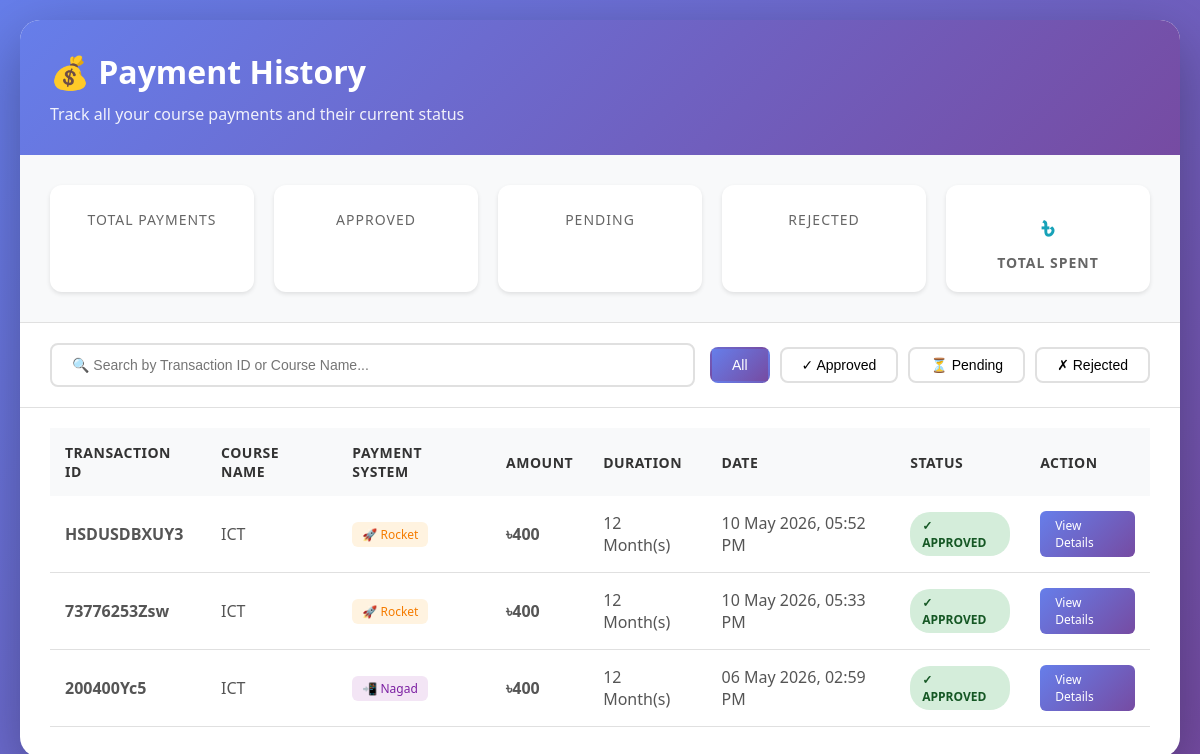
Page /payment/history/ (signed in) on the committed database.
### app/models.py (models this page shows, shortened)
class Payment(models.Model):
    PAYMENT_SYSTEM_CHOICES = (
        ("bkash", "Bkash"),
        ("nagad", "Nagad"),
        ("rocket", "Rocket"),
    )
    MONTH_CHOICES = (
        (1, "1 Month"),
        (6, "6 Months"),
        (12, "12 Months"),
    )
    STATUS_CHOICES = (
        ("pending", "Pending"),
        ("approved", "Approved"),
        ("rejected", "Rejected"),
    )
    user = models.ForeignKey(
        User,
        on_delete=models.CASCADE
    )
    course = models.ForeignKey(
        Course,
        on_delete=models.CASCADE
    )
    payment_system = models.CharField(
        max_length=20,
        choices=PAYMENT_SYSTEM_CHOICES
    )
    month = models.IntegerField(
        choices=MONTH_CHOICES
    )
    transaction_id = models.CharField(
        max_length=200
    )
    amount = models.IntegerField()
    status = models.CharField(
        max_length=20,
        choices=STATUS_CHOICES,
        default="pending"
    )
    verified_transaction = models.ForeignKey(
        TransactionVerification,
        on_delete=models.SET_NULL,
        null=True,
        blank=True
    )
    created_at = models.DateTimeField(
        auto_now_add=True
    )
    class Meta:
        constraints = [
        models.UniqueConstraint(
            fields=["transaction_id", "payment_system"],
            name="unique_transaction_payment_system"
        )
    ]

class Course(models.Model):
    name = models.CharField(max_length=255)
    description = models.TextField()
    subjects = models.ManyToManyField(
        Subject,
        related_name="courses"
    )
    image = models.ImageField(
        upload_to="courses/",
        blank=True,
        null=True
    )
    total_subjects = models.PositiveIntegerField(
        default=0
    )
    total_questions = models.PositiveIntegerField(
        default=0
    )
    created_at = models.DateTimeField(
        auto_now_add=True
    )
    updated_at = models.DateTimeField(
        auto_now=True
    )
    one_month_price = models.IntegerField(default=0)
    six_month_price = models.IntegerField(default=0)
    one_year_price = models.IntegerField(default=0)

### app/views.py (the view)
# urls.py: path('payment/history/', views.payment_history, name='payment_history'),
@login_required
def payment_history(request):
    payments = Payment.objects.filter(user=request.user).order_by('-created_at')
    context = {
        'payments': payments,
        'total_payments': payments.count(),
        'total_spent': payments.filter(status='approved').aggregate(Sum('amount'))['amount__sum'] or 0,
    }
    return render(request, 'payments/payment_history.html', context)

### app/templates/payments/payment_history.html (shortened to what this page needs)
<!DOCTYPE html>
<html lang="en">
<head>
</head>
<body>
    <div class="container">
        <div class="header">
            <h1>💰 Payment History</h1>
            <p>Track all your course payments and their current status</p>
        </div>
        <div class="stats-container">
            <div class="stat-card total">
                <div class="stat-label">Total Payments</div>
            </div>
            <div class="stat-card approved">
                <div class="stat-label">Approved</div>
            </div>
            <div class="stat-card pending">
                <div class="stat-label">Pending</div>
            </div>
            <div class="stat-card rejected">
                <div class="stat-label">Rejected</div>
            </div>
            <div class="stat-card amount">
                <div class="stat-value">৳{{ stats.total_amount }}</div>
                <div class="stat-label">Total Spent</div>
            </div>
        </div>
        <div class="filters">
            <div class="search-box">
                <form method="GET" action="">
                    <input type="text" name="search" placeholder="🔍 Search by Transaction ID or Course Name..."
                           value="{{ search_query }}">
                </form>
            </div>
            <div class="filter-buttons">
                <a href="?status=all{% if search_query %}&search={{ search_query }}{% endif %}">
                    <button type="button" class="filter-btn {% if status_filter == 'all' or not status_filter %}active{% endif %}">
                        All
                    </button>
                </a>
                <a href="?status=approved{% if search_query %}&search={{ search_query }}{% endif %}">
                    <button type="button" class="filter-btn {% if status_filter == 'approved' %}active{% endif %}">
                        ✓ Approved
                    </button>
                </a>
                <a href="?status=pending{% if search_query %}&search={{ search_query }}{% endif %}">
                    <button type="button" class="filter-btn {% if status_filter == 'pending' %}active{% endif %}">
                        ⏳ Pending
                    </button>
                </a>
                <a href="?status=rejected{% if search_query %}&search={{ search_query }}{% endif %}">
                    <button type="button" class="filter-btn {% if status_filter == 'rejected' %}active{% endif %}">
                        ✗ Rejected
                    </button>
                </a>
            </div>
        </div>
        <div class="table-container">
            {% if payments %}
            <table class="payment-table">
                <thead>
                    <tr>
                        <th>Transaction ID</th>
                        <th>Course Name</th>
                        <th>Payment System</th>
                        <th>Amount</th>
                        <th>Duration</th>
                        <th>Date</th>
                        <th>Status</th>
                        <th>Action</th>
                    </tr>
                </thead>
                <tbody>
                    {% for payment in payments %}
                    <tr>
                        <td>
                            <strong>{{ payment.transaction_id|truncatechars:15 }}</strong>
                        </td>
                        <td>{{ payment.course.name }}</td>
                        <td>
                            <span class="payment-badge payment-{{ payment.payment_system|lower }}">
                                {% if payment.payment_system == "bkash" %}📱 bKash
                                {% elif payment.payment_system == "nagad" %}📲 Nagad
                                {% else %}🚀 Rocket{% endif %}
                            </span>
                        </td>
                        <td class="amount">৳{{ payment.amount }}</td>
                        <td>{{ payment.month }} Month(s)</td>
                        <td>{{ payment.created_at|date:"d M Y, h:i A" }}</td>
                        <td>
                            {% if payment.status == "approved" %}
                                <span class="status-badge status-approved">✓ Approved</span>
                            {% elif payment.status == "pending" %}
                                <span class="status-badge status-pending">⏳ Pending</span>
                            {% else %}
                                <span class="status-badge status-rejected">✗ Rejected</span>
                            {% endif %}
                        </td>
                        <td>
                            <a href="{% url 'payment_detail' payment.id %}" class="view-btn">View Details</a>
                        </td>
                    </tr>
                    {% endfor %}
                </tbody>
            </table>
            {% endif %}
        </div>
    </div>
</body>
</html>

### app/templates/payments/payment_history.html (style rules this page uses)
* { margin: 0; padding: 0; box-sizing: border-box; }
body { font-family: 'Segoe UI', Tahoma, Geneva, Verdana, sans-serif; background: linear-gradient(135deg, #667eea 0%, #764ba2 100%); min-height: 100vh; padding: 20px; }
.container { max-width: 1400px; margin: 0 auto; background: white; border-radius: 20px; box-shadow: 0 20px 60px rgba(0,0,0,0.3); overflow: hidden; }
.header { background: linear-gradient(135deg, #667eea 0%, #764ba2 100%); color: white; padding: 30px; }
.header h1 { font-size: 32px; margin-bottom: 10px; }
.header p { opacity: 0.9; font-size: 16px; }
.stats-container { display: grid; grid-template-columns: repeat(auto-fit, minmax(200px, 1fr)); gap: 20px; padding: 30px; background: #f8f9fa; border-bottom: 1px solid #e0e0e0; }
.stat-card { background: white; padding: 20px; border-radius: 12px; box-shadow: 0 2px 4px rgba(0,0,0,0.1); text-align: center; transition: transform 0.3s; }
.stat-card .stat-value { font-size: 32px; font-weight: bold; margin-bottom: 5px; }
.stat-card .stat-label { color: #666; font-size: 14px; text-transform: uppercase; letter-spacing: 1px; }
.stat-card.amount .stat-value { color: #17a2b8; }
.filters { padding: 20px 30px; background: white; border-bottom: 1px solid #e0e0e0; display: flex; gap: 15px; flex-wrap: wrap; justify-content: space-between; align-items: center; }
.search-box { flex: 1; min-width: 250px; position: relative; }
.search-box input { width: 100%; padding: 12px 20px; border: 2px solid #e0e0e0; border-radius: 8px; font-size: 14px; transition: all 0.3s; }
.filter-buttons { display: flex; gap: 10px; flex-wrap: wrap; }
.filter-btn { padding: 8px 20px; border: 2px solid #e0e0e0; background: white; border-radius: 8px; cursor: pointer; transition: all 0.3s; font-size: 14px; }
.filter-btn.active { background: linear-gradient(135deg, #667eea 0%, #764ba2 100%); color: white; border-color: transparent; }
.table-container { overflow-x: auto; padding: 0 30px 30px 30px; }
.payment-table { width: 100%; border-collapse: collapse; margin-top: 20px; }
.payment-table thead { background: #f8f9fa; }
.payment-table th { padding: 15px; text-align: left; font-weight: 600; color: #333; font-size: 14px; text-transform: uppercase; letter-spacing: 0.5px; }
.payment-table td { padding: 15px; border-bottom: 1px solid #e0e0e0; color: #555; }
.status-badge { display: inline-block; padding: 5px 12px; border-radius: 20px; font-size: 12px; font-weight: 600; text-transform: uppercase; }
.status-approved { background: #d4edda; color: #155724; }
.payment-badge { display: inline-flex; align-items: center; gap: 5px; padding: 4px 10px; border-radius: 6px; font-size: 12px; font-weight: 500; }
.payment-nagad { background: #f3e5f5; color: #7b1fa2; }
.payment-rocket { background: #fff3e0; color: #f57c00; }
.amount { font-weight: 600; color: #28a745; }
.view-btn { background: linear-gradient(135deg, #667eea 0%, #764ba2 100%); color: white; padding: 6px 15px; border: none; border-radius: 6px; cursor: pointer; text-decoration: none; display: inline-block; font-size: 12px; transition: transform 0.2s; }

### rows in the picture
Payment: transaction_id "HSDUSDBXUY3", course.name "ICT", payment_system "🚀 Rocket", amount "400", month "12", created_at "10 May 2026, 05:52 PM", status "✓ APPROVED"
Payment: transaction_id "73776253Zsw", course.name "ICT", payment_system "🚀 Rocket", amount "400", month "12", created_at "10 May 2026, 05:33 PM", status "✓ APPROVED"
Payment: transaction_id "200400Yc5", course.name "ICT", payment_system "📲 Nagad", amount "400", month "12", created_at "06 May 2026, 02:59 PM", status "✓ APPROVED"
